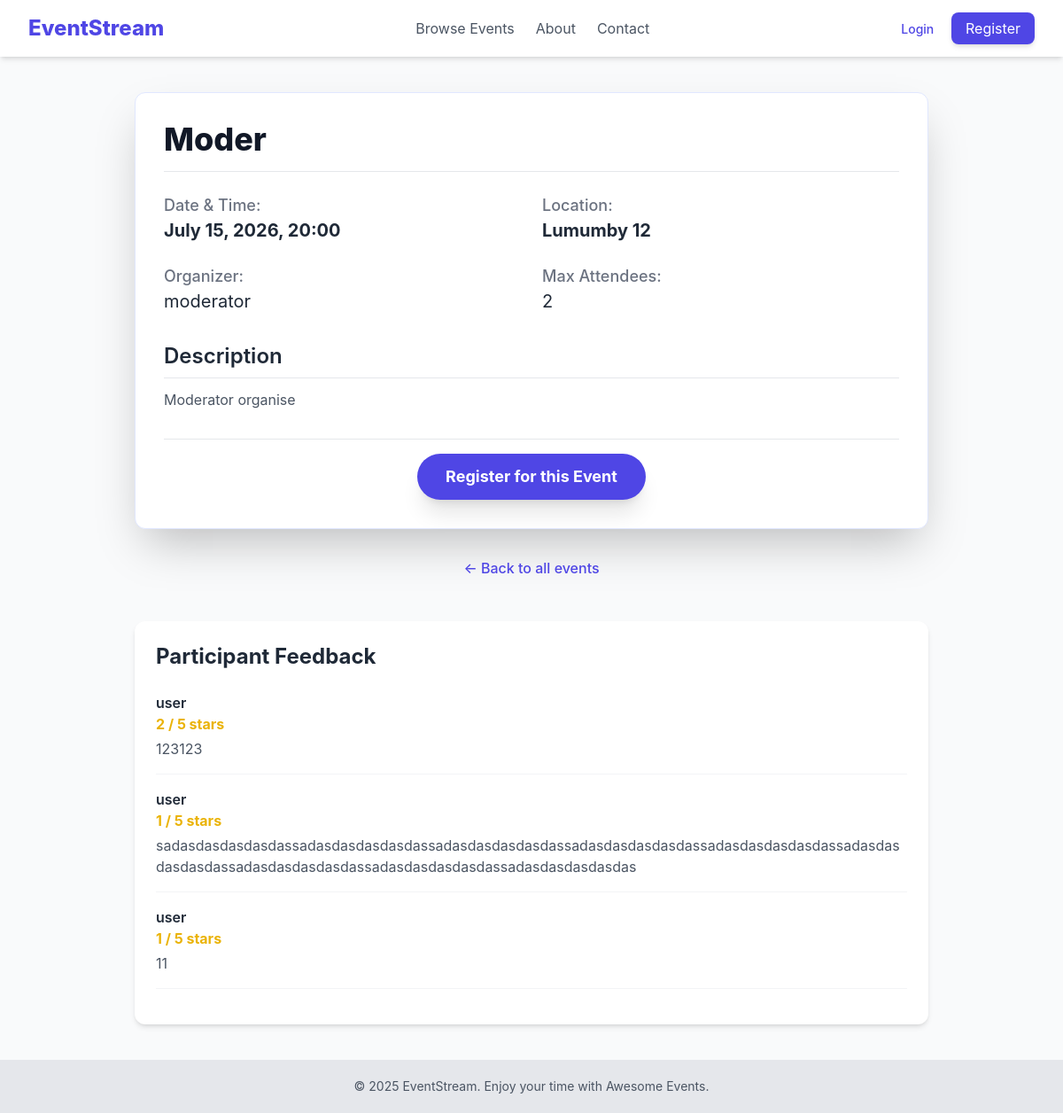
The page /events/8 on the database its author committed.
### events/models.py (models this page shows, shortened)
class Event(models.Model):
    title = models.CharField(max_length=200)
    description = models.TextField()
    location = models.CharField(max_length=255)
    date_time = models.DateTimeField()
    creator = models.ForeignKey(settings.AUTH_USER_MODEL, on_delete=models.CASCADE)
    created_at = models.DateTimeField(auto_now_add=True)
    updated_at = models.DateTimeField(auto_now=True)
    max_attendance = models.IntegerField(default=0, blank=True)

### users/models.py (models this page shows, shortened)
class CustomUser(AbstractUser):
    username = models.CharField(max_length=200, unique=True)
    email = models.EmailField(null=True)
    first_name = models.CharField(max_length=20, blank=True)
    last_name = models.CharField(max_length=20, blank=True)
    subscribed_to_event = models.BooleanField(default=False)
    is_moderator = models.BooleanField(
        default=False,
        help_text='User is moderator or not.'
    )

### feedback/models.py (models this page shows, shortened)
class Feedback(models.Model):
    user = models.ForeignKey(settings.AUTH_USER_MODEL, on_delete=models.CASCADE)
    event = models.ForeignKey(Event, on_delete=models.CASCADE, related_name='feedbacks')
    comment = models.TextField(verbose_name='Your feedback')
    rating = models.IntegerField(choices=[(i, i) for i in range(1, 6)], verbose_name='Score (1-5)')
    created_at = models.DateTimeField(auto_now_add=True)
    class Meta:
        verbose_name = 'Feedback'
        verbose_name_plural = 'Feedbacks'

### events/views.py (the view)
# urls.py: path('<int:pk>', views.EventDetailView.as_view(), name='event_detail'),
class EventDetailView(DetailView):
    model = Event
    context_object_name = 'event'
    template_name = 'events/event_detail.html'
    def get_context_data(self, **kwargs):
        context = super().get_context_data(**kwargs)
        if self.request.user.is_authenticated:
            context['is_registered'] = Registration.objects.filter(
                user=self.request.user,
                event=self.get_object()
            ).exists()
            context['feedback_form'] = FeedbackForm()
        return context

### events/templates/events/event_detail.html (shortened to what this page needs)
{% extends "base.html" %}
{% block content %}
<div class="max-w-4xl mx-auto">
    <div class="bg-white p-8 rounded-xl shadow-2xl border border-indigo-100">
        <div class="flex justify-between items-center border-b pb-4 mb-6">
            <h1 class="text-4xl font-extrabold text-gray-900">{{ event.title }}</h1>
        </div>
        <div class="grid md:grid-cols-2 gap-6 mb-8 text-lg">
            <div>
                <p class="text-gray-500 font-medium">Date & Time:</p>
                <p class="text-gray-800 font-bold text-xl">{{ event.date_time|date:"F j, Y, H:i" }}</p>
            </div>
            <div>
                <p class="text-gray-500 font-medium">Location:</p>
                <p class="text-gray-800 font-bold text-xl">{{ event.location }}</p>
            </div>
            <div>
                <p class="text-gray-500 font-medium">Organizer:</p>
                <p class="text-gray-800 text-xl">{{ event.creator.username }}</p>
            </div>
            <div>
                <p class="text-gray-500 font-medium">Max Attendees:</p>
                <p class="text-gray-800 text-xl">
                    {% if event.max_attendance > 0 %}
                        {{ event.max_attendance }}
                    {% else %}
                        Unlimited
                    {% endif %}
                </p>
            </div>
        </div>
        <div class="mb-8">
            <h2 class="text-2xl font-semibold text-gray-800 mb-3 border-b pb-2">Description</h2>
            <p class="text-gray-600 whitespace-pre-wrap">{{ event.description }}</p>
        </div>
        {% if user.is_authenticated %}
            {% if is_registered %}
                {% if event.is_past %}
                    <div class="text-center pt-4 border-t">
                        <button disabled class="px-8 py-3 bg-gray-400 text-white text-lg font-bold rounded-full cursor-not-allowed">
                            You were registered
                        </button>
                    </div>
                {% else %}
                <form action="{% url 'cancel_registration' event.id %}" class="text-center pt-4 border-t">
                    <button class="px-8 py-3 bg-red-600 text-white text-lg font-bold rounded-full shadow-xl hover:bg-red-700 transition duration-300 transform hover:scale-105">
                        Cancel My Registration
                    </button>
                </form>
                {% endif %}
            {% else %}
                {% if event.is_past %}
                    <div class="text-center pt-4 border-t">
                        <button disabled class="px-8 py-3 bg-gray-400 text-white text-lg font-bold rounded-full cursor-not-allowed">
                            Registration is closed
                        </button>
                    </div>
                {% elif event.max_attendance > 0 and event.attendees.count >= event.max_attendance %}
                    <div class="text-center pt-4 border-t">
                        <button disabled class="px-8 py-3 bg-gray-400 text-white text-lg font-bold rounded-full cursor-not-allowed">
                            Event is Full
                        </button>
                    </div>
                {% else %}
                    <form action="{% url 'register_for_event' event.id %}" class="text-center pt-4 border-t">
                        <button type="submit" class="px-8 py-3 bg-indigo-600 text-white text-lg font-bold rounded-full shadow-lg hover:bg-indigo-700 transition transform hover:scale-105">
                            Join This Event
                        </button>
                    </form>
                {% endif %}
            {% endif %}
        {% else %}
        <div class="text-center pt-4 border-t">
            <form action="{% url 'login' %}">
                <button  class="px-8 py-3 bg-indigo-600 text-white text-lg font-bold rounded-full shadow-xl hover:bg-indigo-700 transition duration-300 transform hover:scale-105">
                    Register for this Event
                </button>
            </form>
        </div>
        {% endif %}
    </div>
    <div class="mt-8 text-center">
        <a href="{% url 'event_list' %}" class="text-indigo-600 hover:text-indigo-800 font-medium">&larr; Back to all events</a>
    </div>
    <div class="mt-12 bg-white p-6 rounded-xl shadow-md">
    <h3 class="text-2xl font-bold mb-6">Participant Feedback</h3>
    {% for fb in event.feedbacks.all %}
        <div class="border-b border-gray-100 pb-4 mb-4 break-all">
            <div class="grid grid-cols-2">
            <p class="font-semibold text-gray-800">{{ fb.user.username }}</p>
            </div>
            <p class="text-yellow-500 font-bold">{{ fb.rating }} / 5 stars</p>
            <p class="text-gray-600 mt-1">{{ fb.comment }}</p>
        </div>
    {% empty %}
        <p class="text-gray-500 italic">No feedback yet. Be the first!</p>
    {% endfor %}
    </div>
</div>
{% endblock %}

### templates/base.html (style rules this page uses)
body { font-family: 'Inter', sans-serif; }

### rows shown on the page
Event: title "Moder", date_time "July 15, 2026, 20:00", location "Lumumby 12", creator.username "moderator", max_attendance "2", description "Moderator organise"
Feedback: user.username "user", rating "2", comment "123123"
Feedback: user.username "user", rating "1", comment "sadasdasdasdasdassadasdasdasdasdassadasdasdasdasdassadasdasdasdasdassadasdasdasdasdassadasdasdasdasdassadasdasdasdasdassadasdasdasdasdassadasdasdasdasdas"
Feedback: user.username "user", rating "1", comment "11"
